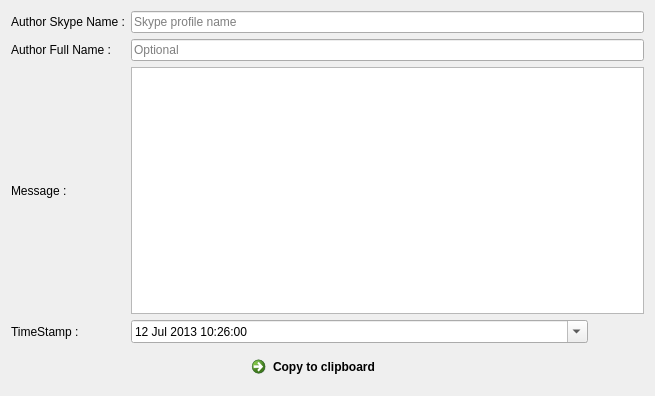
<?xml version="1.0" encoding="UTF-8"?>
<ui version="4.0">
 <class>Form</class>
 <widget class="QWidget" name="Form">
  <property name="geometry">
   <rect>
    <x>0</x>
    <y>0</y>
    <width>655</width>
    <height>396</height>
   </rect>
  </property>
  <property name="windowTitle">
   <string>Plug-in : Skype</string>
  </property>
  <layout class="QVBoxLayout" name="verticalLayout_2">
   <item>
    <layout class="QGridLayout" name="gridLayout">
     <item row="1" column="1">
      <widget class="QLineEdit" name="fullName">
       <property name="inputMask">
        <string/>
       </property>
       <property name="text">
        <string/>
       </property>
       <property name="placeholderText">
        <string>Optional</string>
       </property>
      </widget>
     </item>
     <item row="0" column="1">
      <widget class="QLineEdit" name="skypeName">
       <property name="placeholderText">
        <string>Skype profile name</string>
       </property>
      </widget>
     </item>
     <item row="2" column="0">
      <widget class="QLabel" name="label_3">
       <property name="text">
        <string>Message :</string>
       </property>
      </widget>
     </item>
     <item row="1" column="0">
      <widget class="QLabel" name="label_2">
       <property name="text">
        <string>Author Full Name :</string>
       </property>
      </widget>
     </item>
     <item row="0" column="0">
      <widget class="QLabel" name="label">
       <property name="text">
        <string>Author Skype Name :</string>
       </property>
      </widget>
     </item>
     <item row="3" column="0">
      <widget class="QLabel" name="label_4">
       <property name="text">
        <string>TimeStamp :</string>
       </property>
      </widget>
     </item>
     <item row="2" column="1">
      <widget class="QTextEdit" name="message"/>
     </item>
     <item row="3" column="1">
      <layout class="QHBoxLayout" name="horizontalLayout_2">
       <item>
        <widget class="QDateTimeEdit" name="timeStamp">
         <property name="dateTime">
          <datetime>
           <hour>10</hour>
           <minute>26</minute>
           <second>0</second>
           <year>2013</year>
           <month>7</month>
           <day>12</day>
          </datetime>
         </property>
         <property name="calendarPopup">
          <bool>true</bool>
         </property>
        </widget>
       </item>
       <item>
        <widget class="QToolButton" name="now">
         <property name="maximumSize">
          <size>
           <width>50</width>
           <height>16777215</height>
          </size>
         </property>
         <property name="styleSheet">
          <string notr="true">QToolButton {
	border: none;
}</string>
         </property>
         <property name="text">
          <string/>
         </property>
         <property name="iconSize">
          <size>
           <width>20</width>
           <height>20</height>
          </size>
         </property>
        </widget>
       </item>
      </layout>
     </item>
    </layout>
   </item>
   <item>
    <layout class="QVBoxLayout" name="verticalLayout">
     <item>
      <layout class="QHBoxLayout" name="horizontalLayout">
       <item>
        <spacer name="horizontalSpacer">
         <property name="orientation">
          <enum>Qt::Horizontal</enum>
         </property>
         <property name="sizeHint" stdset="0">
          <size>
           <width>40</width>
           <height>20</height>
          </size>
         </property>
        </spacer>
       </item>
       <item>
        <widget class="QCommandLinkButton" name="copyToClipboard">
         <property name="text">
          <string>Copy to clipboard</string>
         </property>
        </widget>
       </item>
       <item>
        <spacer name="horizontalSpacer_2">
         <property name="orientation">
          <enum>Qt::Horizontal</enum>
         </property>
         <property name="sizeHint" stdset="0">
          <size>
           <width>40</width>
           <height>20</height>
          </size>
         </property>
        </spacer>
       </item>
      </layout>
     </item>
    </layout>
   </item>
  </layout>
 </widget>
 <tabstops>
  <tabstop>skypeName</tabstop>
  <tabstop>fullName</tabstop>
  <tabstop>message</tabstop>
  <tabstop>copyToClipboard</tabstop>
 </tabstops>
 <resources/>
 <connections/>
</ui>
